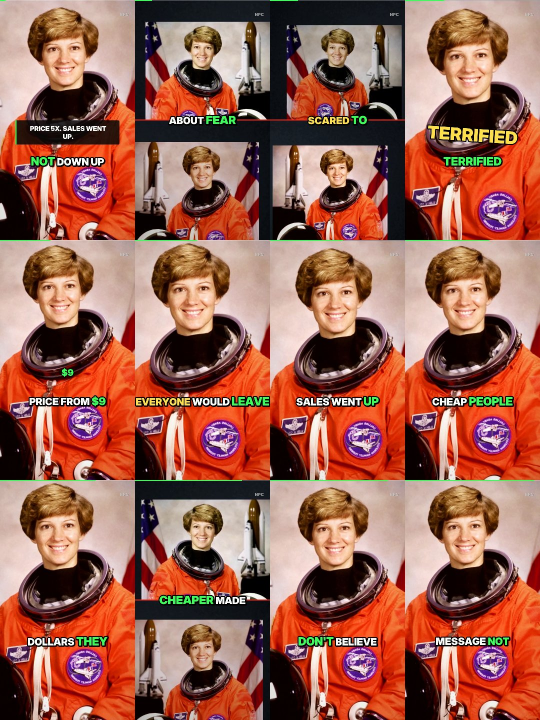
#> input picture NPC_VIRAL_STUDIO/NPC_TEST_PODCAST/QC/NPC_CLIP_01_contact_sheet.jpg, 1080 x 1440 px (shown at 1/2 size); its folder holds only this picture in this run
$ python -i thumbnail.py   (imports and definitions only)
#> lines starting #> are read from the running program, lines starting #| are printed output that depends on the picture
### NPC_ELEVENLABS_TUTORIAL/EDITING_PROJECT/privacy.py
"""Privacy protection: build per-frame masks from the full OCR scan, and draw them.

    python privacy.py SOURCE.mp4 OCR_DIR PRIVATE_DIR

Rules (all in source pixels, applied before any camera move, so masks follow every zoom):
  email     any text containing '@' (except the generic 'name@email.com' placeholder), 'gmail',
            '[email protected]', and the account line after 'Signed in as'           -> opaque
  field     the input under the profile labels Gender / Race or Ethnicity / Pronouns /
            Birthday, plus any later echo of a value typed there                         -> opaque
  keyboard  inside the EDL's sensitive windows the whole on-screen keyboard (suggestion
            strip, autofill chips, key pop-ups, touch dots) is covered                   -> opaque
Every mask is dilated +-4 frames in time, so a frame where OCR missed the text is still
covered by its neighbours.

Writes ../PRIVACY_MASKS/masks.json (geometry only) and PRIVATE_DIR/private_terms.json
(the detected private strings, used only by qc.py; never committed, never printed).
"""
import json
import re
import sys
from pathlib import Path

import cv2
import numpy as np

import gfx

HERE = Path(__file__).parent
FPS = 30
W, H = 882, 1920
DILATE = 4
PLACEHOLDERS = {"name@email.com", "enter gender", "enter race or ethnicity", "enter race or ethnicit",
                "e.g., she/her, he/him,", "mm / dd / yyyy", "mm/dd/yyyy"}
LABELS = ("gender", "race or ethnicity", "pronouns", "birthday")
PROFILE_WINDOWS = [(18.0, 30.2), (60.0, 69.5)]  # demographics, birthday


def norm(s):
    return re.sub(r"\s+", " ", s.strip().lower())


def in_windows(t, wins):
    return any(a <= t <= b for a, b in wins)


# [10 lines left out: function load_ocr, not called in this run]


EMAIL_RE = re.compile(r"[\w.+-]+@[\w-]+\.[\w.]+")


# [153 lines left out: functions is_label, is_email_text, keyboard_edges, build, merge, ranges, not called in this run]


# ───────────────────────── drawing ─────────────────────────

class Masks:
    def __init__(self, path=None):
        import os
        path = path or os.environ.get("NPC_MASKS") or HERE.parent / "PRIVACY_MASKS" / "masks.json"
        self.frames = json.loads(Path(path).read_text())["frames"]

    def get(self, f):
        return self.frames.get(str(f), [])

    # [47 lines left out: functions apply, draw_mask, not called in this run]


# [2 lines that do not run on import are left out]

### NPC_ELEVENLABS_TUTORIAL/EDITING_PROJECT/thumbnail.py
"""Branded cover images from the real ElevenLabs offer frame.

    python thumbnail.py SOURCE.mp4

Writes ../THUMBNAIL/NPC_ELEVENLABS_THUMBNAIL.png (1920x1080) and
../THUMBNAIL/NPC_ELEVENLABS_COVER_9x16.png (1080x1920). The card is the genuine frame at the
EDL freeze point (privacy masks applied); nothing on it is altered.
"""
import json
import sys
from pathlib import Path

import cv2
import numpy as np

import gfx
from gfx import IVORY, RED, STEEL
from privacy import Masks
from render import Source

HERE = Path(__file__).parent


def card_crop(src):
    edl = json.loads((HERE / "edl_resolved.json").read_text())
    t = edl["freeze"]["src"]
    img = Source.still(src, t, Masks())
    title = next(h for h in edl["highlights"] if h.get("label") == "THE OFFER")["rect"]
    code = next(h for h in edl["freeze_highlights"] if h.get("label") == "NEXT STEP")["rect"]
    x0, y0, x1, y1 = 14, title[1] - 40, 868, code[3] + 40
    return img[y0:y1, x0:x1].copy()


# [61 lines left out: functions phone_card, compose, not called in this run]


def main(src):
    card = card_crop(src)
    out = HERE.parent / "THUMBNAIL"
    out.mkdir(exist_ok=True)
    cv2.imwrite(str(out / "NPC_ELEVENLABS_THUMBNAIL.png"), compose(card, 1920, 1080, False))
    cv2.imwrite(str(out / "NPC_ELEVENLABS_COVER_9x16.png"), compose(card, 1080, 1920, True))
    print("wrote thumbnails")


# [2 lines not run here, left out]

>>> import cv2
>>> picture = cv2.imread('../../NPC_VIRAL_STUDIO/NPC_TEST_PODCAST/QC/NPC_CLIP_01_contact_sheet.jpg', cv2.IMREAD_GRAYSCALE)
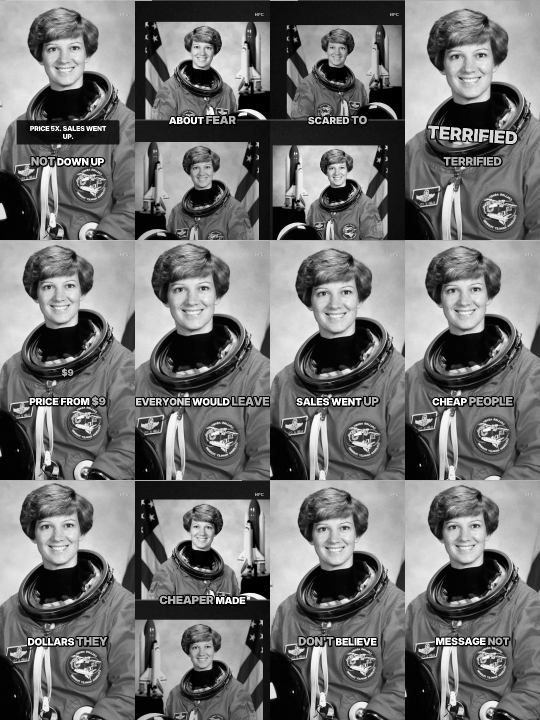
#> picture: shape (1440, 1080) (shown at 1/2 size); min 0, max 255, mean 113.4
>>> result = main(picture)
#> (reads NPC_ELEVENLABS_TUTORIAL/EDITING_PROJECT/edl_resolved.json from the repository)
#> (the run stopped early here; a loop or call above may not have finished)
